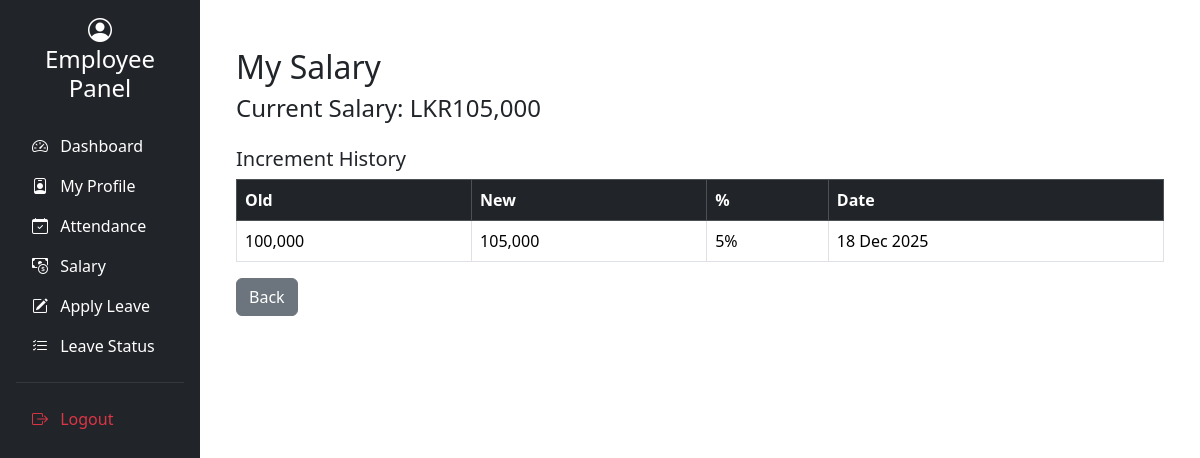
Screenshot of /employee/salary.php (signed in) with the database file from the repository.
### tables this page shows
CREATE TABLE `employees` (
  `id` int(11) NOT NULL,
  `user_id` int(11) NOT NULL,
  `department_id` int(11) NOT NULL,
  `position` varchar(100) NOT NULL,
  `join_date` date NOT NULL,
  `salary` int(11) NOT NULL,
  `increment_rate` int(11) DEFAULT 5,
  `last_increment` date DEFAULT NULL
);

CREATE TABLE `salary_history` (
  `id` int(11) NOT NULL,
  `employee_id` int(11) NOT NULL,
  `old_salary` int(11) NOT NULL,
  `new_salary` int(11) NOT NULL,
  `increment_percent` int(11) NOT NULL,
  `increment_date` date NOT NULL
);

### employee/salary.php (the view, shortened to what this page needs)
<?php
include "header.php";
include "../config/db.php";
$user_id = $_SESSION['user_id'];
$emp = $conn->query("
  SELECT e.id, e.salary
  FROM employees e
  WHERE e.user_id = $user_id
")->fetch_assoc();
$history = $conn->query("
  SELECT old_salary, new_salary, increment_percent, increment_date
  FROM salary_history
  WHERE employee_id = {$emp['id']}
  ORDER BY increment_date DESC
");
?>
<!DOCTYPE html>
<html>
<head>
<link href="https://cdn.jsdelivr.net/npm/bootstrap@5.3.2/dist/css/bootstrap.min.css" rel="stylesheet">
</head>
<body>
<div class="container mt-4">
<h2>My Salary</h2>
<h4>Current Salary: LKR<?= number_format($emp['salary']) ?></h4>
<h5 class="mt-4">Increment History</h5>
<table class="table table-bordered">
<thead class="table-dark">
<tr>
<th>Old</th>
<th>New</th>
<th>%</th>
<th>Date</th>
</tr>
</thead>
<tbody>
<?php while ($row = $history->fetch_assoc()): ?>
<tr>
<td><?= number_format($row['old_salary']) ?></td>
<td><?= number_format($row['new_salary']) ?></td>
<td><?= $row['increment_percent'] ?>%</td>
<td><?= date("d M Y", strtotime($row['increment_date'])) ?></td>
</tr>
<?php endwhile; ?>
</tbody>
</table>
<a href="dashboard.php" class="btn btn-secondary">Back</a>
</div>
</body>
</html>

### rows the page displays
employees: salary "105,000"
salary_history: old_salary "100,000", new_salary "105,000", increment_percent "5", increment_date "18 Dec 2025"
